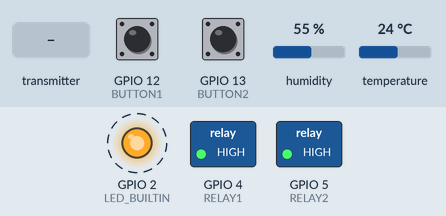
Bench run of a sketch on a simulated ESP8266 (NodeMCU). Parts: switched loads named in the sketch (green lamp = pin HIGH), output pins drawn as LEDs (lit = HIGH, except the on-board LED, lit = LOW). Dashed ring = blinking. The inputs (shaded band) are chosen by the test bench; at power-on: GPIO 12 (BUTTON1) HIGH, GPIO 13 (BUTTON2) HIGH, humidity 55 %, temperature 24 °C.

Above: at 18.61 s.
19.0 s: GPIO 12 (BUTTON1) pulled LOW for 3.2 s
At 22.3 s:
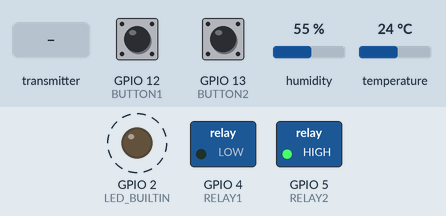
24.3 s: GPIO 13 (BUTTON2) pulled LOW for 0.15 s
At 24.75 s:
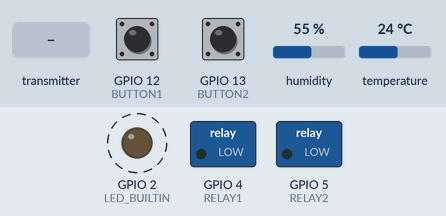
27.3 s: the transmitter starts sending RL2 = 1
At 27.55 s:
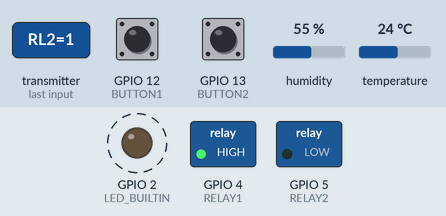
30.3 s: the transmitter starts sending RL2 = 0
At 30.37 s:
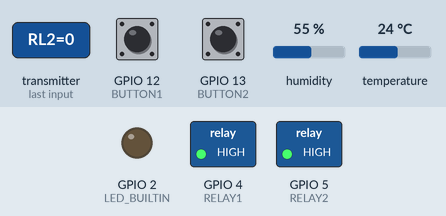
33.3 s: GPIO 13 (BUTTON2) pulled LOW for 3.2 s
At 36.6 s:
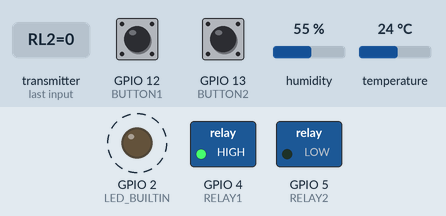
Timing chart, 0 to 39.2 s (numbered marks = the images above; inputs shaded):
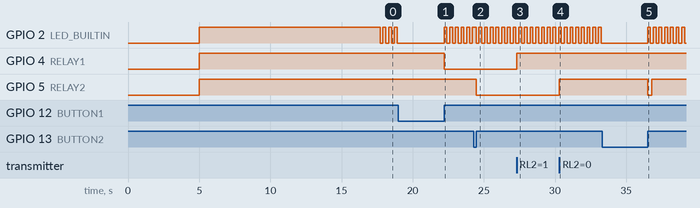

The sketch:

ParentNode.ino
```cpp
#include <ESP8266WiFi.h>
#include <espnow.h>
#include <DHT.h>

#define BOARD_ID 3

#define BUTTON1 12
#define BUTTON2 13
#define RELAY1 4
#define RELAY2 5

#define DHT_TYPE DHT11
#define DHT_PIN  14
DHT _DHT11(DHT_PIN, DHT_TYPE);

uint32_t current_time = 0;
uint32_t wait_readSensor = 0;

uint32_t RL_1to4_Wait = 0;
uint32_t RL_2to1_Wait = 0;
uint32_t RL_4to1_Wait = 0;
uint32_t SS_2to1_Wait = 0;
uint32_t SS_4to1_Wait = 0;

bool RL_1to4_Send_OK = 1;
bool RL_2to1_Send_OK = 1;
bool RL_4to1_Send_OK = 1;
bool SS_2to1_Send_OK = 1;
bool SS_4to1_Send_OK = 1;

uint8_t Sending_Type = 0;

uint32_t led_time = 0;
uint16_t status_time = 200;
bool CONNECT_OK = 0;
uint8_t Wait_Connect = 42;
uint32_t LeafNode_TimeOut = 0;
uint8_t Fail = 0;

bool RL_1to2_Rcv = 0;
bool RL_1to4_Rcv = 0;
bool RL_4to1_Rcv = 0;
bool SS_4to1_Rcv = 0;

uint8_t RootNode_Addr[6] = {0xC8, 0xC9, 0xA3, 0x58, 0x0B, 0x91};
uint8_t LeafNode_Addr[6] = {0xC8, 0xC9, 0xA3, 0x58, 0x0B, 0xEA};


//Structure example to send data
//Must match the receiver structure
typedef struct struct_message_DataRelay{
    uint8_t type = '#';
    uint8_t fromID;
    uint8_t toID;
    bool RL1;
    bool RL2;
} struct_message_DataRelay;

typedef struct struct_message_DataSensor{
    uint8_t type = '%';
    uint8_t fromID;
    uint8_t toID;
    uint8_t temp;
    uint8_t humi;
} struct_message_DataSensor;

typedef struct struct_message_Status{
    uint8_t type = '!';
    uint8_t fromID;
    uint8_t node_id1 = 0;
    uint8_t node_id2 = 0;
} struct_message_Status;

// Create a struct_message called DHTReadings to hold sensor readings
struct_message_DataSensor ParentNode_Sensor;
struct_message_DataRelay ParentNode_Relay;
struct_message_Status StatusToSend;

struct_message_DataRelay RelayNode1toNode4;
struct_message_DataRelay RelayNode4toNode1;
struct_message_DataSensor SensorNode4toNode1;
// Create a struct_message to hold incoming sensor readings

// Callback when data is sent
void OnDataSent(uint8_t *mac_addr, uint8_t sendStatus) {
  if (sendStatus == 0){
//    Serial.println("Delivery success");
    if(memcmp(mac_addr,RootNode_Addr,sizeof(mac_addr)) == 0) {
      Fail = 0; CONNECT_OK = 1; status_time = 1000;
      if(Sending_Type == 1) RL_2to1_Send_OK = 1;
      else if(Sending_Type == 2) RL_4to1_Send_OK = 1;
      else if(Sending_Type == 3) SS_2to1_Send_OK = 1;
      else SS_4to1_Send_OK = 1;
    }
    if(memcmp(mac_addr,LeafNode_Addr,sizeof(mac_addr)) == 0) RL_1to4_Send_OK = 1;
  }
  else{
//    Serial.println("Delivery fail");
    if(memcmp(mac_addr,RootNode_Addr,sizeof(mac_addr)) == 0) {
      if(Fail == 3) {ESPNOW_Scan_Channel(RootNode_Addr); status_time = 200; Fail = 0;}
      Fail += 1;
      if(Sending_Type == 1) {RL_2to1_Send_OK = 0; RL_2to1_Wait = millis();}
      else if(Sending_Type == 2) {RL_4to1_Send_OK = 0; RL_4to1_Wait = millis();}
      else if(Sending_Type == 3) {SS_2to1_Send_OK = 0; SS_2to1_Wait = millis();}
      else {SS_4to1_Send_OK = 0; SS_4to1_Wait = millis();}
    }
    if(memcmp(mac_addr,LeafNode_Addr,sizeof(mac_addr)) == 0) {RL_1to4_Send_OK = 0; RL_1to4_Wait = millis();}
  }
}

// Callback when data is received
void IRAM_ATTR OnDataRecv(uint8_t * mac, uint8_t *incomingData, uint8_t len){
  if((char)incomingData[0] == '#')
  {
    struct_message_DataRelay DataReading_Relay;
    memcpy(&DataReading_Relay, incomingData, sizeof(DataReading_Relay));
    if(DataReading_Relay.fromID == 1 && DataReading_Relay.toID == 4){
      //Serial.println("Send Data Node1 to Node4");
      RelayNode1toNode4.RL1 = DataReading_Relay.RL1; RelayNode1toNode4.RL2 = DataReading_Relay.RL2;
      RL_1to4_Rcv = 1;
    }
    else if(DataReading_Relay.fromID == 4 && DataReading_Relay.toID == 1){
      //Serial.println("Send Data Node4 to Node1");
      RelayNode4toNode1.RL1 = DataReading_Relay.RL1; RelayNode4toNode1.RL2 = DataReading_Relay.RL2;
      RL_4to1_Rcv = 1;
    }
    else{
      //Serial.println("Data node1 to node2");
      ParentNode_Relay.RL1 = DataReading_Relay.RL1; ParentNode_Relay.RL2 = DataReading_Relay.RL2;
      RL_1to2_Rcv = 1;
    }
  }
  if((char)incomingData[0] == '%')
  {
    struct_message_DataSensor DataReading_Sensor;
    memcpy(&DataReading_Sensor, incomingData, sizeof(DataReading_Sensor));
    if(DataReading_Sensor.fromID == 4 && DataReading_Sensor.toID == 1) {
      SensorNode4toNode1.temp = DataReading_Sensor.temp; SensorNode4toNode1.humi = DataReading_Sensor.humi;
      SS_4to1_Rcv = 1;
    }
  }
  if((char)incomingData[0] == 'O' && (char)incomingData[1] == 'K')
  {
    LeafNode_TimeOut = 0; StatusToSend.node_id2 = 1;
  }
}

void setup() {
  // Init Serial Monitor
  //Serial.begin(115200);
  delay(5000);

  pinMode(BUTTON1, INPUT_PULLUP);
  pinMode(BUTTON2, INPUT_PULLUP);
  pinMode(RELAY1, OUTPUT); digitalWrite(RELAY1,HIGH);
  pinMode(RELAY2, OUTPUT); digitalWrite(RELAY2,HIGH);
  pinMode(LED_BUILTIN, OUTPUT); digitalWrite(LED_BUILTIN,HIGH);

  _DHT11.begin();
  delay(100);

  // Set device as a Wi-Fi Station
  WiFi.mode(WIFI_STA);
  WiFi.disconnect();

  // Init ESP-NOW
  if (esp_now_init() != 0) {
    //Serial.println("Error initializing ESP-NOW");
    return;
  }
  esp_now_set_self_role(ESP_NOW_ROLE_COMBO);
  esp_now_register_send_cb(OnDataSent);
  esp_now_add_peer(RootNode_Addr, ESP_NOW_ROLE_COMBO, 1, NULL, 0);
  esp_now_add_peer(LeafNode_Addr, ESP_NOW_ROLE_COMBO, 1, NULL, 0);
  esp_now_register_recv_cb(OnDataRecv);

  //Wait connected to Gateway
  while(Wait_Connect--){
    esp_now_send(RootNode_Addr, (uint8_t *) "OK", 2);
    if(CONNECT_OK) break;
    delay(300);
  }

  //Set values to send
  ParentNode_Relay.fromID = BOARD_ID; ParentNode_Relay.toID = 1;
  ParentNode_Sensor.fromID = BOARD_ID; ParentNode_Sensor.toID = 1;
  StatusToSend.fromID = BOARD_ID; StatusToSend.node_id1 = 1;

  RelayNode1toNode4.fromID = 1; RelayNode1toNode4.toID = 4;
  RelayNode4toNode1.fromID = 4; RelayNode4toNode1.toID = 1;
  SensorNode4toNode1.fromID = 4; SensorNode4toNode1.toID = 1;
}

void loop() {

  if(millis() - current_time >= 1000)
  {
    current_time = millis();
    LeafNode_TimeOut += 1;
    if(LeafNode_TimeOut >= 2) StatusToSend.node_id2 = 0;
    Sending_Type = 0; esp_now_send(RootNode_Addr, (uint8_t *) &StatusToSend, sizeof(StatusToSend));
  }

  Check_Button();
  ESPNOW_Rcv_Handle();
  led_status();

  RL_1to4_Againt();
  RL_2to1_Againt();
  RL_4to1_Againt();
  SS_2to1_Againt();
  SS_4to1_Againt();

  if(millis() - wait_readSensor >= 10000) {
    wait_readSensor = millis();
    uint8_t t = _DHT11.readTemperature();
    uint8_t h = _DHT11.readHumidity();
    if(t > 0 && t <= 100 && h > 0 && h <= 100) {
      ParentNode_Sensor.temp = t; ParentNode_Sensor.humi = h;
      Sending_Type = 3; esp_now_send(RootNode_Addr, (uint8_t *) &ParentNode_Sensor, sizeof(ParentNode_Sensor));
    }
  }
}

void ESPNOW_Scan_Channel(u8 *macaddr)
{
  static uint8_t channel_scan = 1;
  wifi_promiscuous_enable(1);
  wifi_set_channel(channel_scan);
  wifi_promiscuous_enable(0);
  esp_now_set_peer_channel(macaddr,channel_scan);
  channel_scan += 1; if(channel_scan == 12) channel_scan = 1;
}

void Check_Button() {
  if(digitalRead(BUTTON1) == 0) {
    delay(20);
    while(digitalRead(BUTTON1) == 0);
    digitalWrite(RELAY1,!digitalRead(RELAY1));
    if(digitalRead(RELAY1)) ParentNode_Relay.RL1 = 0;
    else ParentNode_Relay.RL1 = 1;
    Sending_Type = 1; esp_now_send(RootNode_Addr, (uint8_t *) &ParentNode_Relay, sizeof(ParentNode_Relay));
  }
  if(digitalRead(BUTTON2) == 0) {
    delay(20);
    while(digitalRead(BUTTON2) == 0);
    digitalWrite(RELAY2,!digitalRead(RELAY2));
    if(digitalRead(RELAY2)) ParentNode_Relay.RL2 = 0;
    else ParentNode_Relay.RL2 = 1;
    Sending_Type = 1; esp_now_send(RootNode_Addr, (uint8_t *) &ParentNode_Relay, sizeof(ParentNode_Relay));
  }
}

void led_status()
{
  if(millis() - led_time >= status_time)
  {
    digitalWrite(LED_BUILTIN,!digitalRead(LED_BUILTIN));
    led_time = millis();
  }
}

void RL_1to4_Againt() {
  if(millis() - RL_1to4_Wait >= 1000 && RL_1to4_Send_OK == 0) {
    RL_1to4_Wait = millis();
    esp_now_send(LeafNode_Addr, (uint8_t *) &RelayNode1toNode4, sizeof(RelayNode1toNode4));
  }
}

void RL_2to1_Againt() {
  if(millis() - RL_2to1_Wait >= 1000 && RL_2to1_Send_OK == 0) {
    RL_2to1_Wait = millis();
    Sending_Type = 1; esp_now_send(RootNode_Addr, (uint8_t *) &ParentNode_Relay, sizeof(ParentNode_Relay));
  }
}

void RL_4to1_Againt() {
  if(millis() - RL_4to1_Wait >= 1000 && RL_4to1_Send_OK == 0) {
    RL_4to1_Wait = millis();
    Sending_Type = 2; esp_now_send(RootNode_Addr, (uint8_t *) &RelayNode4toNode1, sizeof(RelayNode4toNode1));
  }
}


void SS_2to1_Againt() {
  if(millis() - SS_2to1_Wait >= 1000 && SS_2to1_Send_OK == 0) {
    SS_2to1_Wait = millis();
    Sending_Type = 3; esp_now_send(RootNode_Addr, (uint8_t *) &ParentNode_Sensor, sizeof(ParentNode_Sensor));
  }
}

void SS_4to1_Againt() {
  if(millis() - SS_4to1_Wait >= 1000 && SS_4to1_Send_OK == 0) {
    SS_4to1_Wait = millis();
    Sending_Type = 4; esp_now_send(RootNode_Addr, (uint8_t *) &SensorNode4toNode1, sizeof(SensorNode4toNode1));
  }
}


void ESPNOW_Rcv_Handle() {
  if(RL_1to4_Rcv == 1) {
    esp_now_send(LeafNode_Addr, (uint8_t *) &RelayNode1toNode4, sizeof(RelayNode1toNode4));
    RL_1to4_Rcv = 0;
  }
  if(RL_1to2_Rcv == 1) {
    if(ParentNode_Relay.RL1 == 1) digitalWrite(RELAY1,LOW);
    else digitalWrite(RELAY1,HIGH);
    if(ParentNode_Relay.RL2 == 1) digitalWrite(RELAY2,LOW);
    else digitalWrite(RELAY2,HIGH);
    Sending_Type = 1; esp_now_send(RootNode_Addr, (uint8_t *) &ParentNode_Relay, sizeof(ParentNode_Relay));
    RL_1to2_Rcv = 0;
  }
  if(RL_4to1_Rcv == 1) {
    Sending_Type = 2; esp_now_send(RootNode_Addr, (uint8_t *) &RelayNode4toNode1, sizeof(RelayNode4toNode1));
    RL_4to1_Rcv = 0;
  }
  if(SS_4to1_Rcv == 1) {
    Sending_Type = 4; esp_now_send(RootNode_Addr, (uint8_t *) &SensorNode4toNode1, sizeof(SensorNode4toNode1));
    SS_4to1_Rcv = 0;
  }
}
```

Measured:
- after the input at 19.0 s, GPIO 4 (RELAY1): HIGH → LOW after 3.2 s
- after the input at 24.3 s, GPIO 5 (RELAY2): HIGH → LOW after 0.15 s
- after the input at 27.3 s, GPIO 4 (RELAY1): LOW → HIGH at once
- after the input at 30.3 s, GPIO 5 (RELAY2): LOW → HIGH at once
- after the input at 33.3 s, GPIO 5 (RELAY2): HIGH → LOW after 3.2 s, → HIGH 0.30 s later
